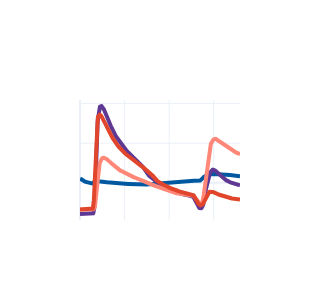

The notebook cell this image was saved under:
### Code cell
### Only for graphic

import plotly.express as px
import plotly.graph_objects as go

fig = go.Figure()

color = ["#0059A0","#5F3893","#FF8777","#E1462C"]

for i in range(4):
    fig.add_traces(go.Scatter(y=x[i],marker_color=color[i],line=dict(width=4)))

fig.update_layout(
    template="plotly_white",
    height=300,
    width=300,
    showlegend=False,
    
)

fig.update_yaxes(title=None, showticklabels=False)
fig.update_xaxes(title=None, showticklabels=False)
fig.show()

### Figure 1 — Plotly figure (JSON) as saved in the notebook; plotly's stock layout.template omitted (floating-point values rounded to 4 significant figures; data arrays with more than 128 entries replaced by an {"elided": "..."} marker saying what was removed)
{"data": [{"line": {"width": 4}, "marker": {"color": "#0059A0"}, "type": "scatter", "y": {"elided": "719 float values"}}, {"line": {"width": 4}, "marker": {"color": "#5F3893"}, "type": "scatter", "y": {"elided": "719 float values"}}, {"line": {"width": 4}, "marker": {"color": "#FF8777"}, "type": "scatter", "y": {"elided": "719 float values"}}, {"line": {"width": 4}, "marker": {"color": "#E1462C"}, "type": "scatter", "y": {"elided": "719 float values"}}], "layout": {"height": 300, "showlegend": false, "width": 300, "xaxis": {"showticklabels": false, "title": {}}, "yaxis": {"showticklabels": false, "title": {}}}}
